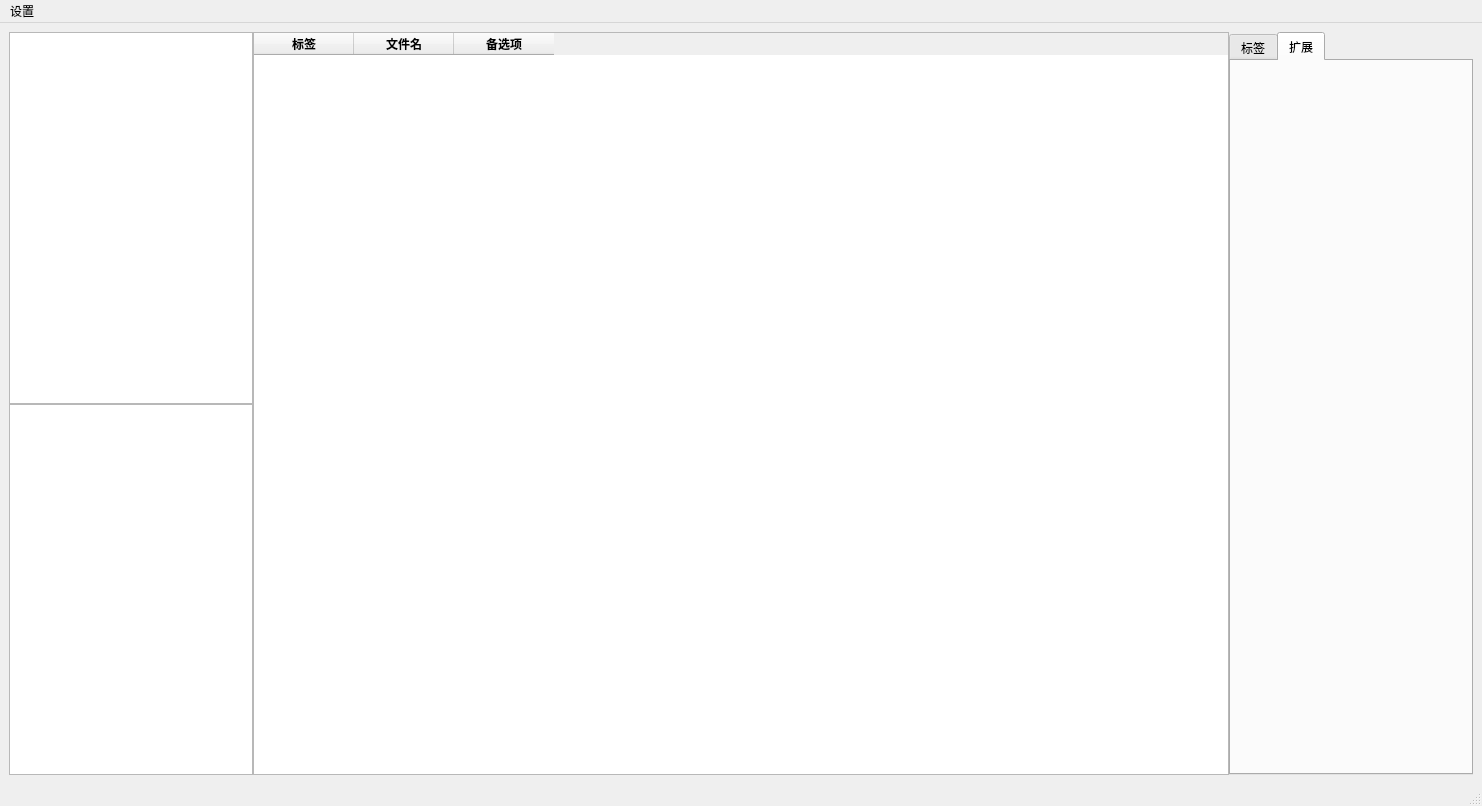
<?xml version="1.0" encoding="UTF-8"?>
<ui version="4.0">
 <class>MainWindow</class>
 <widget class="QMainWindow" name="MainWindow">
  <property name="geometry">
   <rect>
    <x>0</x>
    <y>0</y>
    <width>1482</width>
    <height>806</height>
   </rect>
  </property>
  <property name="windowTitle">
   <string>MainWindow</string>
  </property>
  <widget class="QWidget" name="centralwidget">
   <layout class="QHBoxLayout" name="horizontalLayout_2">
    <item>
     <layout class="QGridLayout" name="gridLayout" columnstretch="1,4,1">
      <property name="spacing">
       <number>0</number>
      </property>
      <item row="0" column="0">
       <layout class="QVBoxLayout" name="verticalLayout">
        <property name="spacing">
         <number>0</number>
        </property>
        <item>
         <widget class="QListWidget" name="FolderList">
          <property name="font">
           <font>
            <pointsize>9</pointsize>
           </font>
          </property>
         </widget>
        </item>
        <item>
         <widget class="QListWidget" name="LabelList">
          <property name="font">
           <font>
            <pointsize>9</pointsize>
            <weight>75</weight>
            <bold>true</bold>
           </font>
          </property>
         </widget>
        </item>
       </layout>
      </item>
      <item row="0" column="1">
       <widget class="QTableWidget" name="FileTable">
        <property name="sizePolicy">
         <sizepolicy hsizetype="Expanding" vsizetype="Expanding">
          <horstretch>100</horstretch>
          <verstretch>0</verstretch>
         </sizepolicy>
        </property>
        <property name="sizeIncrement">
         <size>
          <width>0</width>
          <height>0</height>
         </size>
        </property>
        <property name="font">
         <font>
          <pointsize>9</pointsize>
          <weight>75</weight>
          <bold>true</bold>
         </font>
        </property>
        <property name="frameShape">
         <enum>QFrame::StyledPanel</enum>
        </property>
        <property name="frameShadow">
         <enum>QFrame::Sunken</enum>
        </property>
        <property name="showGrid">
         <bool>false</bool>
        </property>
        <property name="wordWrap">
         <bool>false</bool>
        </property>
        <property name="cornerButtonEnabled">
         <bool>false</bool>
        </property>
        <attribute name="horizontalHeaderVisible">
         <bool>true</bool>
        </attribute>
        <attribute name="horizontalHeaderCascadingSectionResizes">
         <bool>false</bool>
        </attribute>
        <attribute name="horizontalHeaderHighlightSections">
         <bool>true</bool>
        </attribute>
        <attribute name="horizontalHeaderShowSortIndicator" stdset="0">
         <bool>false</bool>
        </attribute>
        <attribute name="horizontalHeaderStretchLastSection">
         <bool>false</bool>
        </attribute>
        <attribute name="verticalHeaderVisible">
         <bool>false</bool>
        </attribute>
        <column>
         <property name="text">
          <string>标签</string>
         </property>
        </column>
        <column>
         <property name="text">
          <string>文件名</string>
         </property>
        </column>
        <column>
         <property name="text">
          <string>备选项</string>
         </property>
        </column>
       </widget>
      </item>
      <item row="0" column="2">
       <widget class="QTabWidget" name="tabWidget">
        <property name="font">
         <font>
          <family>Microsoft YaHei</family>
         </font>
        </property>
        <property name="tabShape">
         <enum>QTabWidget::Rounded</enum>
        </property>
        <property name="currentIndex">
         <number>1</number>
        </property>
        <widget class="QWidget" name="Label">
         <attribute name="title">
          <string>标签</string>
         </attribute>
         <layout class="QHBoxLayout" name="horizontalLayout_3">
          <property name="spacing">
           <number>0</number>
          </property>
          <property name="leftMargin">
           <number>0</number>
          </property>
          <property name="topMargin">
           <number>0</number>
          </property>
          <property name="rightMargin">
           <number>0</number>
          </property>
          <property name="bottomMargin">
           <number>0</number>
          </property>
          <item>
           <layout class="QVBoxLayout" name="verticalLayout_2" stretch="1,50">
            <property name="spacing">
             <number>0</number>
            </property>
            <item>
             <layout class="QHBoxLayout" name="horizontalLayout">
              <property name="spacing">
               <number>0</number>
              </property>
              <item>
               <widget class="QLineEdit" name="lineEdit">
                <property name="sizePolicy">
                 <sizepolicy hsizetype="Expanding" vsizetype="Expanding">
                  <horstretch>0</horstretch>
                  <verstretch>0</verstretch>
                 </sizepolicy>
                </property>
                <property name="font">
                 <font>
                  <family>Microsoft YaHei</family>
                  <pointsize>9</pointsize>
                 </font>
                </property>
               </widget>
              </item>
              <item>
               <widget class="QPushButton" name="pushButton">
                <property name="sizePolicy">
                 <sizepolicy hsizetype="Minimum" vsizetype="Expanding">
                  <horstretch>0</horstretch>
                  <verstretch>0</verstretch>
                 </sizepolicy>
                </property>
                <property name="font">
                 <font>
                  <family>Microsoft YaHei UI</family>
                 </font>
                </property>
                <property name="text">
                 <string>添加标签</string>
                </property>
               </widget>
              </item>
             </layout>
            </item>
            <item>
             <widget class="QListWidget" name="listWidget">
              <property name="font">
               <font>
                <pointsize>9</pointsize>
               </font>
              </property>
             </widget>
            </item>
           </layout>
          </item>
         </layout>
        </widget>
        <widget class="QWidget" name="Note">
         <attribute name="title">
          <string>扩展</string>
         </attribute>
        </widget>
       </widget>
      </item>
     </layout>
    </item>
   </layout>
  </widget>
  <widget class="QMenuBar" name="menubar">
   <property name="geometry">
    <rect>
     <x>0</x>
     <y>0</y>
     <width>1482</width>
     <height>26</height>
    </rect>
   </property>
   <widget class="QMenu" name="menu">
    <property name="title">
     <string>设置</string>
    </property>
    <addaction name="actionFolder"/>
   </widget>
   <addaction name="menu"/>
  </widget>
  <widget class="QStatusBar" name="statusbar"/>
  <action name="actionFolder">
   <property name="text">
    <string>Folder</string>
   </property>
  </action>
 </widget>
 <resources/>
 <connections/>
</ui>
